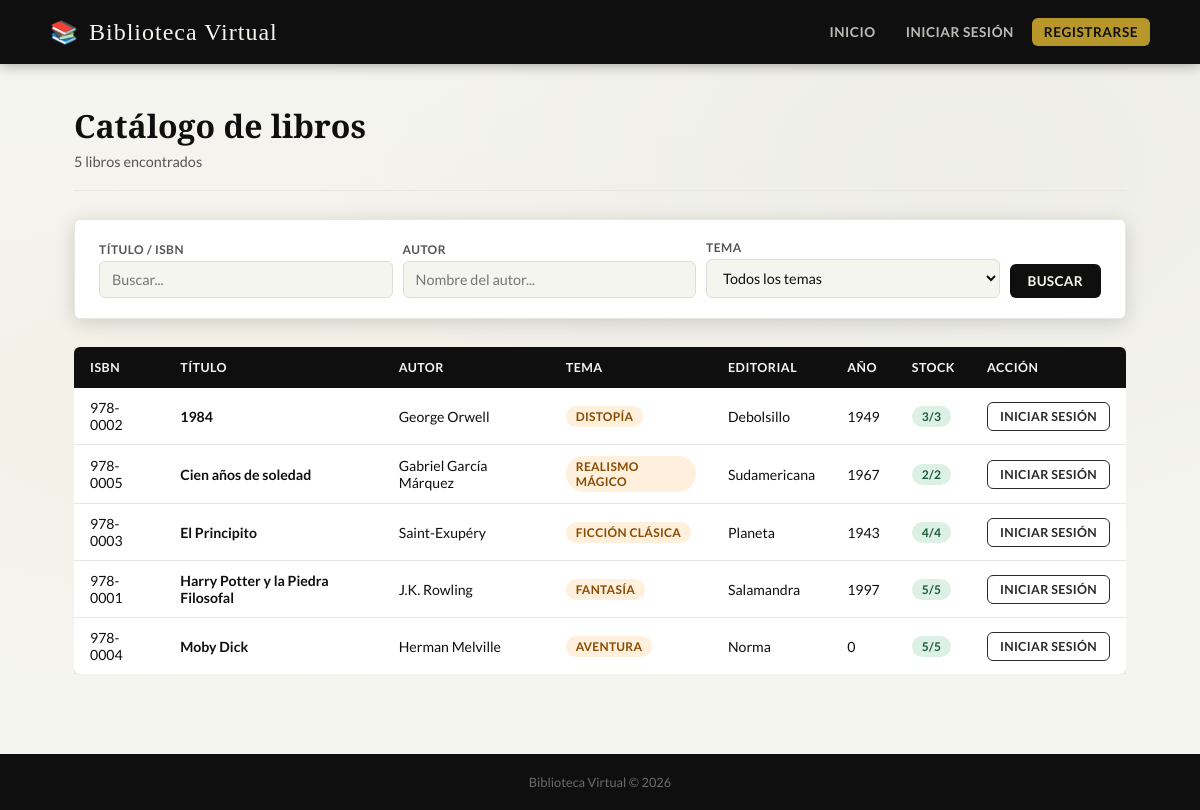
/catalogo.php, run on the app's committed database.
### tables this page shows
CREATE TABLE libros (
    id         INT AUTO_INCREMENT PRIMARY KEY,
    isbn       VARCHAR(20)  NOT NULL UNIQUE,
    titulo     VARCHAR(200) NOT NULL,
    autor      VARCHAR(150) NOT NULL,
    tema       VARCHAR(100) NOT NULL,
    editorial  VARCHAR(150) NOT NULL,
    anio       YEAR         NOT NULL,
    stock_total INT         NOT NULL DEFAULT 1,
    stock_disp  INT         NOT NULL DEFAULT 1
);

### includes/auth.php (called while the page is built, shortened)
<?php
function usuario(): ?array {
    return $_SESSION['usuario'] ?? null;
}

### catalogo.php (the view, shortened to what this page needs)
<?php
require_once 'includes/auth.php';
$pdo   = conectar();
$q     = trim($_GET['q']    ?? '');
$autor = trim($_GET['autor'] ?? '');
$where  = ['1=1'];
$params = [];
$stmt = $pdo->prepare('SELECT * FROM libros WHERE '.implode(' AND ',$where).' ORDER BY titulo');
$stmt->execute($params);
$libros = $stmt->fetchAll();
$u      = usuario();
?>
<!DOCTYPE html>
<html lang="es">
<head>
    <link rel="stylesheet" href="style.css">
</head>
<body>
<header class="site-header">
    <div class="header-inner">
        <div class="logo"><a href="index.php" style="color:inherit;display:flex;align-items:center;gap:10px"><span>📚</span> Biblioteca Virtual</a></div>
        <nav class="site-nav">
            <a href="index.php">Inicio</a>
            <?php if ($u): ?>
                <?php if (esAdmin()): ?>
                    <a href="admin/cargar_libro.php" class="nav-admin">➕ Cargar libro</a>
                    <a href="admin/prestamos.php"    class="nav-admin">📋 Préstamos</a>
                    <a href="admin/socios.php"       class="nav-admin">👥 Socios</a>
                <?php else: ?>
                    <a href="mis_prestamos.php">Mis préstamos</a>
                <?php endif; ?>
                <span class="nav-usuario">👤 <?= htmlspecialchars($u['nombre']) ?></span>
                <a href="logout.php" class="nav-salir">Salir</a>
            <?php else: ?>
                <a href="login.php">Iniciar sesión</a>
                <a href="registro.php" class="nav-cta">Registrarse</a>
            <?php endif; ?>
        </nav>
    </div>
</header>
<main>
<h1 class="page-titulo">Catálogo de libros</h1>
<p class="page-subtitulo"><?= count($libros) ?> libro<?= count($libros)!=1?'s':'' ?> encontrado<?= count($libros)!=1?'s':'' ?></p>
<div class="buscador-box">
    <form method="get" action="catalogo.php">
        <div class="campo">
            <label>Título / ISBN</label>
            <input type="text" name="q" value="<?= htmlspecialchars($q) ?>" placeholder="Buscar...">
        </div>
        <div class="campo">
            <label>Autor</label>
            <input type="text" name="autor" value="<?= htmlspecialchars($autor) ?>" placeholder="Nombre del autor...">
        </div>
        <div class="campo">
            <label>Tema</label>
            <select name="tema">
                <option value="">Todos los temas</option>
            </select>
        </div>
        <div style="display:flex;gap:8px;align-items:flex-end">
            <button type="submit" class="btn btn-primario">Buscar</button>
        </div>
    </form>
</div>
<?php if (empty($libros)): ?>
    <div class="vacio"><span>📭</span><p>No se encontraron libros con esos criterios.</p></div>
<?php else: ?>
<div class="tabla-wrap">
<table class="tabla">
    <thead>
        <tr>
            <th>ISBN</th><th>Título</th><th>Autor</th><th>Tema</th>
            <th>Editorial</th><th>Año</th><th>Stock</th><th>Acción</th>
        </tr>
    </thead>
    <tbody>
    <?php foreach ($libros as $libro): ?>
    <tr>
        <td><?= htmlspecialchars($libro['isbn']) ?></td>
        <td><strong><?= htmlspecialchars($libro['titulo']) ?></strong></td>
        <td><?= htmlspecialchars($libro['autor']) ?></td>
        <td><span class="badge badge-naranja"><?= htmlspecialchars($libro['tema']) ?></span></td>
        <td><?= htmlspecialchars($libro['editorial']) ?></td>
        <td><?= $libro['anio'] ?></td>
        <td>
            <?php if ($libro['stock_disp'] > 0): ?>
                <span class="badge badge-verde"><?= $libro['stock_disp'] ?>/<?= $libro['stock_total'] ?></span>
            <?php else: ?>
                <span class="badge badge-rojo">Sin stock</span>
            <?php endif; ?>
        </td>
        <td>
            <?php if ($u && $u['rol']==='socio' && $libro['stock_disp']>0): ?>
                <form method="post" action="retirar.php" style="display:inline">
                    <input type="hidden" name="libro_id" value="<?= $libro['id'] ?>">
                    <button type="submit" class="btn btn-dorado btn-sm">Retirar</button>
                </form>
            <?php elseif (!$u && $libro['stock_disp']>0): ?>
                <a href="login.php" class="btn btn-outline btn-sm">Iniciar sesión</a>
            <?php elseif (esAdmin()): ?>
                <a href="admin/editar_libro.php?id=<?= $libro['id'] ?>" class="btn btn-outline btn-sm">Editar</a>
                <a href="admin/borrar_libro.php?id=<?= $libro['id'] ?>" class="btn btn-peligro btn-sm"
                   onclick="return confirm('¿Seguro que querés borrar este libro?')">Borrar</a>
            <?php else: ?>
                <span style="color:#bbb;font-size:.82rem">Sin stock</span>
            <?php endif; ?>
        </td>
    </tr>
    <?php endforeach; ?>
    </tbody>
</table>
</div>
<?php endif; ?>
</main>
<footer class="site-footer">
    <p>Biblioteca Virtual &copy; <?= date('Y') ?></p>
</footer>
</body>
</html>

### style.css (style rules this page uses)
:root { --marron : #0f0f0f; --marron-medio: #2a2a2a; --dorado : #b8972a; --dorado-claro: #d4b84a; --crema : #f5f5f0; --crema-oscura: #e8e8e2; --blanco : #ffffff; --gris-texto : #555; --rojo : #c0392b; --verde : #27714a; --sombra : 0 4px 20px rgba(0,0,0,.15); --sombra-hover: 0 8px 30px rgba(0,0,0,.25); --radio : 6px; }
*, *::before, *::after { margin:0; padding:0; box-sizing:border-box; }
html { scroll-behavior: smooth; }
body { font-family : 'Lato', sans-serif; background : var(--crema); color : var(--marron); min-height : 100vh; display : flex; flex-direction: column; background-image: radial-gradient(ellipse at 20% 50%, rgba(201,150,58,.06) 0%, transparent 60%), radial-gradient(ellipse at 80% 20%, rgba(59,42,26,.04) 0%, transparent 50%); }
a { color: var(--marron-medio); text-decoration: none; }
.site-header { background : var(--marron); padding : 0 40px; box-shadow : 0 2px 12px rgba(0,0,0,.3); position : sticky; top : 0; z-index : 100; }
.header-inner { max-width : 1100px; margin : 0 auto; display : flex; align-items : center; justify-content: space-between; height : 64px; gap : 20px; }
.logo { font-family : 'Playfair Display', serif; font-size : 1.5rem; color : var(--crema); letter-spacing: 1px; display : flex; align-items : center; gap : 10px; flex-shrink : 0; }
.logo span { font-size: 1.4rem; }
.site-nav { display : flex; align-items: center; gap : 6px; flex-wrap : wrap; }
.site-nav a { color : rgba(250,246,239,.75); font-size : .85rem; font-weight : 700; letter-spacing: .5px; text-transform: uppercase; padding : 6px 12px; border-radius: var(--radio); transition : all .2s; }
.site-nav .nav-cta { background: var(--dorado); color : var(--marron) !important; border-radius: var(--radio); }
main { max-width: 1100px; margin : 0 auto; padding : 40px 24px 80px; width : 100%; flex : 1; }
.buscador-box { background : var(--blanco); border : 1px solid var(--crema-oscura); border-radius: var(--radio); padding : 20px 24px; margin-bottom: 28px; box-shadow : var(--sombra); }
.buscador-box form { display : flex; flex-wrap: wrap; gap : 10px; align-items: flex-end; }
.campo { display : flex; flex-direction: column; gap : 4px; flex : 1; min-width : 150px; }
.campo label { font-size : .75rem; font-weight : 700; text-transform: uppercase; letter-spacing: .5px; color : var(--gris-texto); }
.campo input, .campo select { padding : 9px 12px; border : 1px solid #ddd; border-radius: var(--radio); font-family : 'Lato', sans-serif; font-size : .9rem; background : var(--crema); transition : border-color .2s; color : var(--marron); }
.tabla-wrap { overflow-x: auto; }
.tabla { width : 100%; border-collapse: collapse; background : var(--blanco); border-radius : var(--radio); overflow : hidden; box-shadow : var(--sombra); font-size : .88rem; }
.tabla thead tr { background: var(--marron); color : var(--crema); }
.tabla th { padding : 13px 16px; text-align : left; font-weight : 700; font-size : .78rem; text-transform: uppercase; letter-spacing: .5px; white-space : nowrap; }
.tabla td { padding : 11px 16px; border-bottom: 1px solid var(--crema-oscura); vertical-align: middle; }
.tabla tbody tr:last-child td { border-bottom: none; }
.badge { display : inline-block; padding : 3px 10px; border-radius: 20px; font-size : .75rem; font-weight : 700; text-transform: uppercase; letter-spacing: .3px; }
.badge-verde { background:#dcf0e5; color:#1a5c33; }
.badge-naranja { background:#fef0dc; color:#8a4a00; }
.btn { display : inline-block; padding : 9px 18px; border-radius: var(--radio); font-family : 'Lato', sans-serif; font-size : .85rem; font-weight : 700; cursor : pointer; border : none; transition : all .2s; text-align : center; white-space : nowrap; letter-spacing: .3px; text-transform: uppercase; }
.btn-primario { background: var(--marron); color: var(--crema); }
.btn-outline { background: transparent; border: 1.5px solid var(--marron-medio); color: var(--marron-medio); }
.btn-sm { padding: 6px 12px; font-size: .78rem; }
.page-titulo { font-family : 'Playfair Display', serif; font-size : 2rem; color : var(--marron); margin-bottom: 6px; }
.page-subtitulo { color : var(--gris-texto); font-size : .9rem; margin-bottom: 28px; padding-bottom: 20px; border-bottom: 1px solid var(--crema-oscura); }
.site-footer { background : var(--marron); color : rgba(250,246,239,.4); text-align : center; padding : 20px; font-size : .8rem; margin-top : auto; }

### data on the page
libros: isbn "978-0002", titulo "1984", autor "George Orwell", tema "DISTOPÍA", editorial "Debolsillo", anio "1949", stock_disp "3", stock_total "3", shows "INICIAR SESIÓN"
libros: isbn "978-0005", titulo "Cien años de soledad", autor "Gabriel García Márquez", tema "REALISMO MÁGICO", editorial "Sudamericana", anio "1967", stock_disp "2", stock_total "2", shows "INICIAR SESIÓN"
libros: isbn "978-0003", titulo "El Principito", autor "Saint-Exupéry", tema "FICCIÓN CLÁSICA", editorial "Planeta", anio "1943", stock_disp "4", stock_total "4", shows "INICIAR SESIÓN"
libros: isbn "978-0001", titulo "Harry Potter y la Piedra Filosofal", autor "J.K. Rowling", tema "FANTASÍA", editorial "Salamandra", anio "1997", stock_disp "5", stock_total "5", shows "INICIAR SESIÓN"
libros: isbn "978-0004", titulo "Moby Dick", autor "Herman Melville", tema "AVENTURA", editorial "Norma", anio "0", stock_disp "5", stock_total "5", shows "INICIAR SESIÓN"

### other printed values
count($libros) "5"
